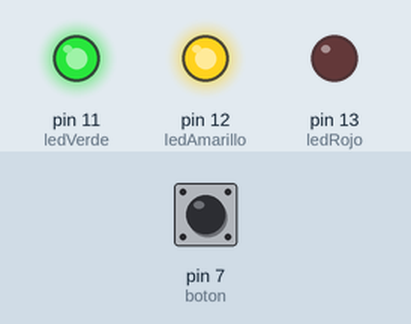
Recording of a sketch running on a simulated Arduino Uno, built with avr-gcc and run on an emulated ATmega328P. Shown: output pins drawn as LEDs (lit = HIGH). The inputs (shaded band) are chosen by the test bench; at power-on: pin 7 (boton) LOW.

Above: at 1.2 s.
1.3 s: pin 7 (boton) pulled HIGH for 0.15 s
At 1.37 s:
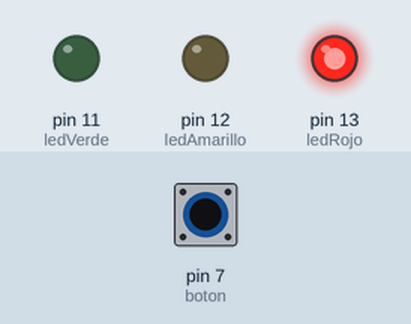
2.9 s: pin 7 (boton) pulled HIGH for 3.2 s
At 6.7 s:
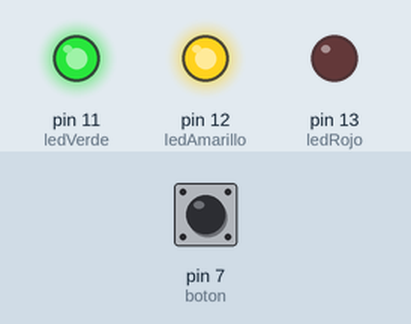
Timing chart, 0 to 8.2 s (numbered marks = the images above; inputs shaded):
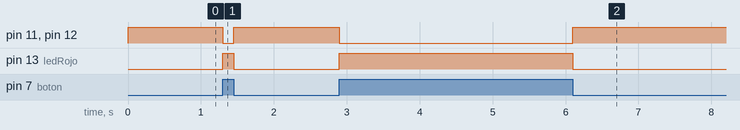

The sketch:

Ej2.ino
```cpp
int ledRojo = 13;
int ledAmarillo = 12;
int ledVerde = 11;
int boton = 7;
void setup() {
  pinMode(ledRojo, OUTPUT);
  pinMode(ledAmarillo, OUTPUT);
  pinMode(ledVerde, OUTPUT);


  pinMode(boton, INPUT);
}

void loop() {

  int estadoBoton = digitalRead(boton);


  if (estadoBoton == HIGH) {

    digitalWrite(ledRojo, HIGH);
    digitalWrite(ledAmarillo, LOW);
    digitalWrite(ledVerde, LOW);
  }

  else {

    digitalWrite(ledRojo, LOW);
    digitalWrite(ledAmarillo, HIGH);
    digitalWrite(ledVerde, HIGH);
  }
}
```

Measured:
- after the input at 1.3 s, pin 11 (ledVerde), pin 12 (ledAmarillo): HIGH → LOW at once, → HIGH 0.15 s later; pin 13 (ledRojo): LOW → HIGH at once, → LOW 0.15 s later
- after the input at 2.9 s, pin 11 (ledVerde), pin 12 (ledAmarillo): HIGH → LOW at once, → HIGH 3.2 s later; pin 13 (ledRojo): LOW → HIGH at once, → LOW 3.2 s later
